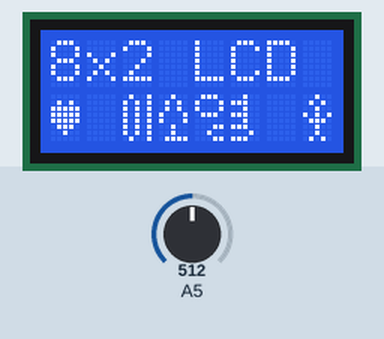
Bench run of a sketch on a simulated Arduino Uno, built with avr-gcc and run on an emulated ATmega328P. Shown: 8×2 character LCD. The test bench sets the inputs (shaded band); at power-on: A5 = 512.

Above: at 1.3 s.
1.4 s: A5 set to 122
At 1.65 s:
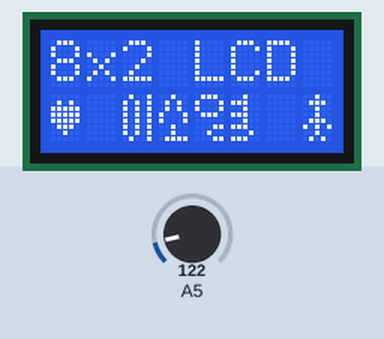
3.4 s: A5 set to 511
Timing chart, 0 to 6.4 s (numbered marks = the images above; inputs shaded):
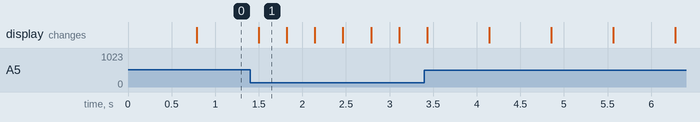

The sketch:

ex406.ino
```cpp
#include <LiquidCrystal.h>
LiquidCrystal lcd(12,11,5,4,3,2);

int sensor;
int delay_time;

byte heart[8]={
  0b00000,
  0b01010,
  0b11111,
  0b11111,
  0b11111,
  0b01110,
  0b00100,
  0b00000
 };

 byte lee[8]={0x09,0x15,0x15,0x15,0x15,0x15,0x15,0x09};
 byte so[8]={0x04,0x0A,0x0A,0x11,0x11,0x04,0x04,0x1AF};
 byte young1[8]={0x0E,0x11,0x11,0x0E,0x00,0x03,0x04,0x03};
 byte young2[8]={0x04,0x1C,0x04,0x1C,0x04,0x1C,0x02,0x1C};

 byte armsDown[8]={0x04,0x0E,0x04,0x04,0x0E,0x15,0x04,0x0A};
 byte armsUp[8]={0x04,0x0A,0x04,0x15,0x0E,0x04,0x04,0x0A};

void setup() {
  lcd.createChar(1,heart);
  lcd.createChar(2,lee);
  lcd.createChar(3,so);
  lcd.createChar(4,young1);
  lcd.createChar(5,young2);
  lcd.createChar(6,armsDown);
  lcd.createChar(7,armsUp);

  lcd.begin(8,2);
  lcd.clear();

  lcd.print("8x2 LCD");
  lcd.setCursor(0,1);
  lcd.write(1);
  lcd.setCursor(2,1);
  lcd.write(2);
  lcd.write(3);
  lcd.write(4);
  lcd.write(5);
}
void loop() {
  sensor=analogRead(A5);
  delay_time=sensor+200;

  lcd.setCursor(7,1);

  lcd.write(6);
  delay(delay_time);

  lcd.setCursor(7,1);

  lcd.write(7);
  delay(delay_time);
}
```
